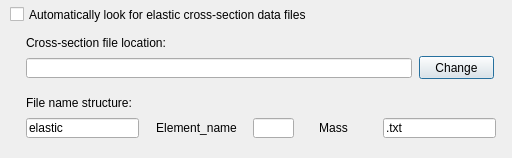
<?xml version="1.0" encoding="UTF-8"?>
<ui version="4.0">
 <class>AElasticCrossSectionAutoloadConfig</class>
 <widget class="QDialog" name="AElasticCrossSectionAutoloadConfig">
  <property name="geometry">
   <rect>
    <x>0</x>
    <y>0</y>
    <width>512</width>
    <height>158</height>
   </rect>
  </property>
  <property name="windowTitle">
   <string>Dialog</string>
  </property>
  <widget class="QFrame" name="frame">
   <property name="geometry">
    <rect>
     <x>13</x>
     <y>28</y>
     <width>491</width>
     <height>121</height>
    </rect>
   </property>
   <property name="frameShape">
    <enum>QFrame::NoFrame</enum>
   </property>
   <property name="frameShadow">
    <enum>QFrame::Raised</enum>
   </property>
   <widget class="QLineEdit" name="leEndName">
    <property name="geometry">
     <rect>
      <x>370</x>
      <y>90</y>
      <width>113</width>
      <height>20</height>
     </rect>
    </property>
    <property name="text">
     <string>.txt</string>
    </property>
   </widget>
   <widget class="QLabel" name="label">
    <property name="geometry">
     <rect>
      <x>13</x>
      <y>7</y>
      <width>211</width>
      <height>16</height>
     </rect>
    </property>
    <property name="text">
     <string>Cross-section file location:</string>
    </property>
   </widget>
   <widget class="QLineEdit" name="lePreName">
    <property name="geometry">
     <rect>
      <x>13</x>
      <y>90</y>
      <width>113</width>
      <height>20</height>
     </rect>
    </property>
    <property name="text">
     <string>elastic</string>
    </property>
   </widget>
   <widget class="QLineEdit" name="leSeparatorInName">
    <property name="geometry">
     <rect>
      <x>240</x>
      <y>90</y>
      <width>41</width>
      <height>20</height>
     </rect>
    </property>
    <property name="text">
     <string/>
    </property>
   </widget>
   <widget class="QLabel" name="label_4">
    <property name="geometry">
     <rect>
      <x>285</x>
      <y>92</y>
      <width>71</width>
      <height>16</height>
     </rect>
    </property>
    <property name="text">
     <string>Mass</string>
    </property>
    <property name="alignment">
     <set>Qt::AlignCenter</set>
    </property>
   </widget>
   <widget class="QLabel" name="label_3">
    <property name="geometry">
     <rect>
      <x>133</x>
      <y>92</y>
      <width>101</width>
      <height>16</height>
     </rect>
    </property>
    <property name="text">
     <string>Element_name</string>
    </property>
    <property name="alignment">
     <set>Qt::AlignCenter</set>
    </property>
   </widget>
   <widget class="QLineEdit" name="leDir">
    <property name="geometry">
     <rect>
      <x>13</x>
      <y>30</y>
      <width>386</width>
      <height>20</height>
     </rect>
    </property>
   </widget>
   <widget class="QPushButton" name="pbChangeDir">
    <property name="geometry">
     <rect>
      <x>406</x>
      <y>28</y>
      <width>75</width>
      <height>23</height>
     </rect>
    </property>
    <property name="text">
     <string>Change</string>
    </property>
   </widget>
   <widget class="QLabel" name="label_2">
    <property name="geometry">
     <rect>
      <x>13</x>
      <y>67</y>
      <width>141</width>
      <height>16</height>
     </rect>
    </property>
    <property name="text">
     <string>File name structure:</string>
    </property>
   </widget>
  </widget>
  <widget class="QCheckBox" name="cbAuto">
   <property name="enabled">
    <bool>true</bool>
   </property>
   <property name="geometry">
    <rect>
     <x>10</x>
     <y>6</y>
     <width>361</width>
     <height>17</height>
    </rect>
   </property>
   <property name="text">
    <string>Automatically look for elastic cross-section data files</string>
   </property>
   <property name="checked">
    <bool>false</bool>
   </property>
  </widget>
 </widget>
 <resources/>
 <connections>
  <connection>
   <sender>cbAuto</sender>
   <signal>toggled(bool)</signal>
   <receiver>frame</receiver>
   <slot>setEnabled(bool)</slot>
   <hints>
    <hint type="sourcelabel">
     <x>94</x>
     <y>12</y>
    </hint>
    <hint type="destinationlabel">
     <x>186</x>
     <y>35</y>
    </hint>
   </hints>
  </connection>
 </connections>
</ui>
